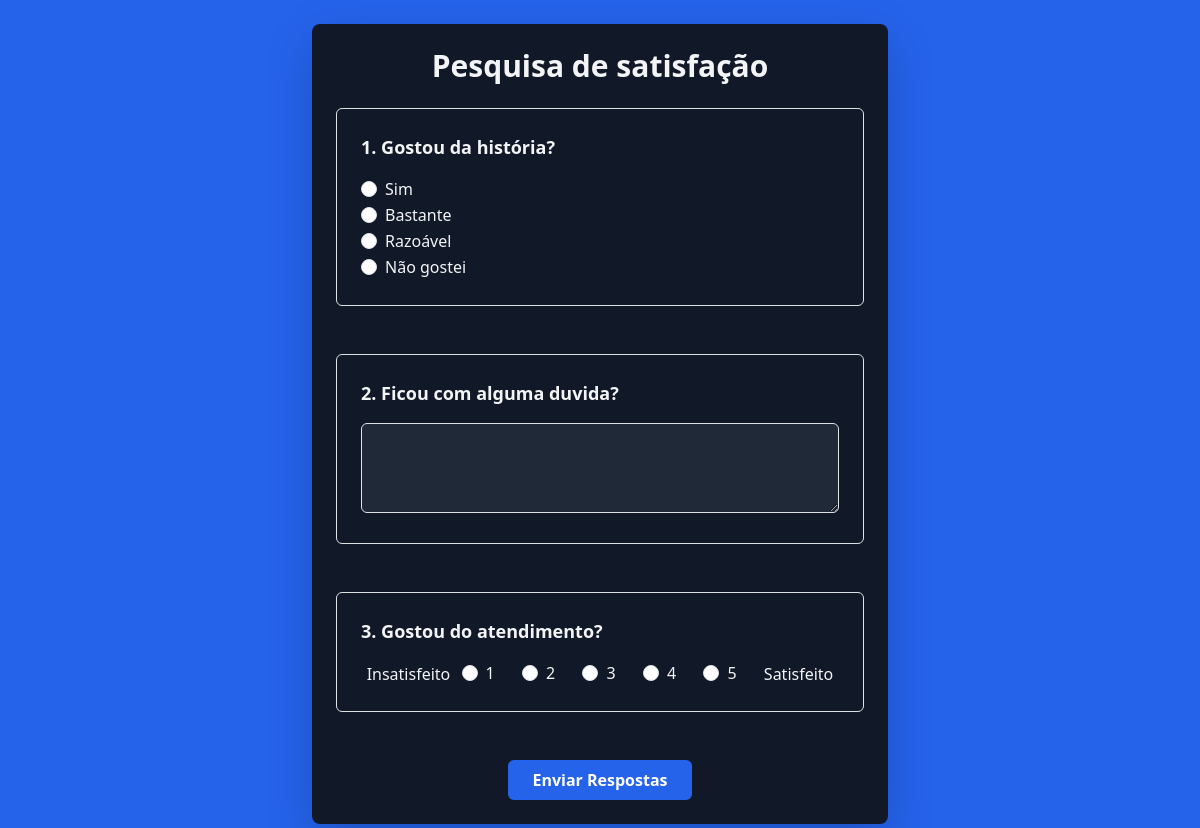
The page /paciente/questionario/1/ on the database its author committed.
### narrativa/models.py (models this page shows, shortened)
class Questionario(models.Model):
    cena_associada = models.ForeignKey(
        'Cena',
        related_name="questionarios",
        on_delete=models.SET_NULL,
        null=True,
        blank=True,
        help_text="Opcional: cena ao final da qual este questionário será exibido."
    )
    titulo = models.CharField(max_length=200, help_text="Título do questionário (ex: 'Pesquisa de Satisfação')")

class Pergunta(models.Model):
    TIPOS_RESPOSTA = (
        ("TEXTO", "Texto Livre"),
        ("UNICA_ESCOLHA", "Múltipla Escolha (apenas uma resposta)"),
        ("MULTIPLA_ESCOLHA", "Múltipla Escolha (várias respostas)"),
        ("ESCALA_5", "Escala de Satisfação (1 a 5)"), # Para avaliar algo com estrelas, por exemplo
    )
    questionario = models.ForeignKey(Questionario, related_name="perguntas", on_delete=models.CASCADE)
    texto_pergunta = models.CharField(max_length=500)
    tipo_resposta = models.CharField(max_length=20, choices=TIPOS_RESPOSTA)
    opcoes_resposta = models.TextField(
        blank=True,
        null=True,
        help_text="Para 'Múltipla Escolha' ou 'Escala', separe as opções por vírgula (ex: 'Ruim,Regular,Bom')."
    )

### narrativa/views.py (the view, shortened to what this page needs)
# urls.py: path('paciente/questionario/<int:questionario_id>/', responder_questionario, name='responder_questionario'),
def responder_questionario(request, questionario_id):
    questionario = get_object_or_404(Questionario, pk=questionario_id)
    context = {
        'questionario': questionario
    }
    return render(request, 'questionario.html', context)

### narrativa/context.py (called while the page is built)
def lista_narrativas_recentes(request):
    lista_narrativas = Narrativa.objects.all().order_by('-data_criacao')[0:8]
    if lista_narrativas:
        narrativa_destaque = lista_narrativas[0]
    else:
        narrativa_destaque = None
    return {"lista_narrativas_recentes": lista_narrativas, "narrativa_destaque": narrativa_destaque}

def lista_narrativas_emalta(request):
    lista_narrativas = Narrativa.objects.all().order_by('-visualizacoes')[0:8]
    return {"lista_narrativas_emalta": lista_narrativas}

### narrativa/templatetags/narrativa_extras.py (called while the page is built)
@register.filter(name='split')
def split(value, key):
    return value.split(key)

@register.filter(name='strip')
def strip(value):
    return value.strip()

### narrativa/templates/questionario.html (shortened to what this page needs)
{% extends 'base.html' %}
{% load narrativa_extras %}
{% load static %}
{% block content %}
<main class="bg-primary_black min-h-screen w-full flex justify-center items-center text-gray-100 p-4">
    <div class="w-full md:w-8/12 lg:w-6/12 bg-gray-900 rounded-lg shadow-lg p-6">
        <h1 class="text-3xl font-bold mb-6 text-center">{{ questionario.titulo }}</h1>
        <form method="POST">
            {% for pergunta in questionario.perguntas.all %}
            <div class="mb-5 p-4 border border-gray-700 rounded-md">
                <p class="text-lg font-semibold mb-3">{{ forloop.counter }}. {{ pergunta.texto_pergunta }}</p>
                {% if pergunta.tipo_resposta == "TEXTO" %}
                    <textarea name="pergunta_{{ pergunta.id }}" rows="3" class="w-full p-2 bg-gray-800 border border-gray-600 rounded-md text-gray-100"></textarea>
                {% elif pergunta.tipo_resposta == "ESCALA_5" %}
                    <div class="flex justify-around items-center">
                        <span>Insatisfeito</span>
                        {% for i in "12345" %}
                        <div class="form-check form-check-inline">
                            <input class="form-check-input" type="radio" name="pergunta_{{ pergunta.id }}" id="escala_{{ pergunta.id }}_{{ i }}" value="{{ i }}">
                            <label class="form-check-label" for="escala_{{ pergunta.id }}_{{ i }}">{{ i }}</label>
                        </div>
                        {% endfor %}
                        <span>Satisfeito</span>
                    </div>
                {% elif pergunta.tipo_resposta == "UNICA_ESCOLHA" %}
                    {% for opcao in pergunta.opcoes_resposta|split:',' %}
                        <div class="form-check">
                            <input class="form-check-input" type="radio" name="pergunta_{{ pergunta.id }}" id="opcao_{{ pergunta.id }}_{{ forloop.counter }}" value="{{ opcao|strip }}">
                            <label class="form-check-label" for="opcao_{{ pergunta.id }}_{{ forloop.counter }}">
                                {{ opcao|strip }}
                            </label>
                        </div>
                    {% endfor %}
                {% endif %}
            </div>
            {% endfor %}
            <div class="text-center mt-6">
                <button type="submit" class="bg-blue-600 hover:bg-blue-700 text-white font-bold py-2 px-6 rounded transition duration-300">
                    Enviar Respostas
                </button>
            </div>
        </form>
    </div>
</main>
{% endblock %}

### templates/base.html (shortened to what this page needs)
<!DOCTYPE html>
<html lang="en">
<head>
    <link href="https://cdn.jsdelivr.net/npm/bootstrap@5.3.7/dist/css/bootstrap.min.css" rel="stylesheet">
    <script src="https://cdn.tailwindcss.com"></script>
</head>
<body class="bg-blue-600 text-black-100 font-primary">
    {% block content %}
    {% endblock %}
</body>
</html>

### rows shown on the page
Questionario: titulo "Pesquisa de satisfação"
Pergunta: texto_pergunta "Gostou da história?", opcoes_resposta "Sim" "Bastante" "Razoável" "Não gostei"
Pergunta: texto_pergunta "Ficou com alguma duvida?"
Pergunta: texto_pergunta "Gostou do atendimento?", i "1" "2" "3" "4" "5"
